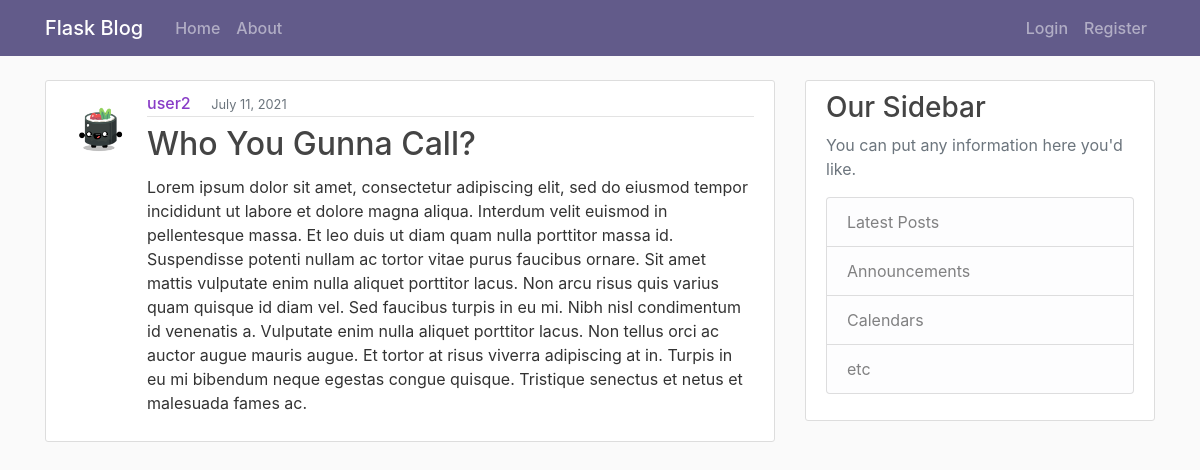
/post/6, run on the app's committed database.
### flaskblog/models.py (models this page shows, shortened)
class User(db.Model, UserMixin):
    id = db.Column(db.Integer, primary_key=True)
    username = db.Column(db.String(20), unique=True, nullable=False)
    email = db.Column(db.String(120), unique=True, nullable=False)
    image_file = db.Column(db.String(20), nullable=False, default='default.jpg')
    password = db.Column(db.String(60), nullable=False)
    posts = db.relationship('Post', backref='author', lazy=True)

class Post(db.Model):
    id = db.Column(db.Integer, primary_key=True)
    title = db.Column(db.String(100), nullable=False)
    date_posted = db.Column(db.DateTime, nullable=False, default=datetime.utcnow)
    content = db.Column(db.Text, nullable=False)
    user_id = db.Column(db.Integer, db.ForeignKey('user.id'), nullable=False)

### flaskblog/posts/routes.py (the view)
@posts.route('/post/<int:post_id>')
def post(post_id):
    post = Post.query.get_or_404(post_id)
    return render_template('post.html',
                           title=post.title,
                           post=post)

### flaskblog/templates/post.html (shortened to what this page needs)
{% extends 'layout.html' %}
{% block content %}
<article class="media content-section">
    <img class="rounded-circle article-img"
        src="{{ url_for('static', filename='profile_pics/' + post.author.image_file) }}"
        alt="author profile image"
    />
        <div class="media-body">
            <div class="article-metadata">
                <a class="mr-3" href="{{ url_for('users.user_posts', username=post.author.username) }}">{{ post.author.username }}</a>
                <small class="text-muted">{{ post.date_posted.strftime('%B %d, %Y') }}</small>
            </div>
            <h2 class="article-title py-1">{{ post.title }}</h2>
            <p class="article-content">{{ post.content }}</p>
        </div>
</article>
{% endblock content %}

### flaskblog/static/css/main.css (style rules this page uses)
body { background: #fafafa; color: #333333; margin-top: 5rem; }
h1, h2, h3, h4, h5, h6 { color: #444444; }
.content-section { background: #fff; padding: 10px 20px; border: 1px solid #dddddd; border-radius: 3px; margin-bottom: 20px; }
.article-title { color: #444444; }
.article-content { white-space: pre-line; }
.article-img { height: 65px; width: 65px; margin-right: 16px; }
.article-metadata { padding-bottom: 1px; margin-bottom: 4px; border-bottom: 1px solid #e3e3e3 }
.article-metadata a { color: #883cc7; font-weight: 500; text-decoration: none; }

### data on the page
User: image_file (picture), author.username "user2"
Post: date_posted "July 11, 2021", title "Who You Gunna Call?", content "Lorem ipsum dolor sit amet, consectetur adipiscing elit, sed do eiusmod tempor incididunt ut labore et dolore magna aliqua. Interdum velit euismod in pellentesque massa. Et leo duis ut diam quam nulla porttitor massa id. Suspendisse potenti nullam ac tortor vitae purus faucibus ornare. Sit amet mattis vulputate enim nulla aliquet porttitor lacus. Non arcu risus quis varius quam quisque id diam vel. Sed faucibus turpis in eu mi. Nibh nisl condimentum id venenatis a. Vulputate enim nulla aliquet porttitor lacus. Non tellus orci ac auctor augue mauris augue. Et tortor at risus viverra adipiscing at in. Turpis in eu mi bibendum neque egestas congue quisque. Tristique senectus et netus et…"
